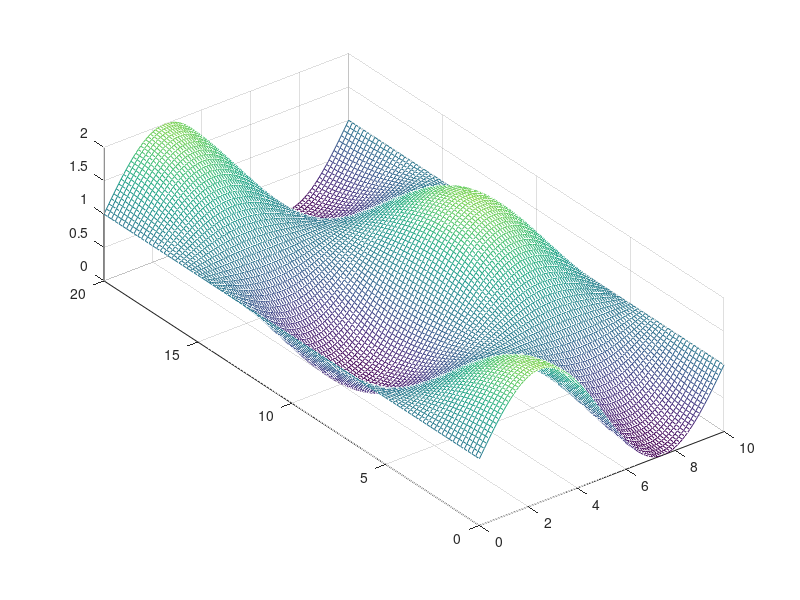

The MATLAB source for this figure: (Note: this script raises an error after producing the figure.)
clc
clear
close all

printfigure = 1;

Length_x = 10;  
Length_y = 20;  
Time = 5;
step_length_x = 0.1;
step_length_y = 0.2;
step_time = 0.1;
x = 0 : step_length_x : Length_x;
y = 0 : step_length_y : Length_y;
t = 0 : step_time : Time;
N_length_x = length(x);
N_length_y = length(y);
N_time = length(t);

k = 0.1;  % Waermeleitfaehigkeit in cm^2/s
a = 0.1;

N = 10;  % Grad
lambda = 0 : pi / Length_x : N * pi / Length_x;
sigma = 0 : pi / Length_y : N * pi / Length_y;

f = zeros(N_time, N_length_x, N_length_y);  % Temperaturmatrix
for i = 1 : N_length_x
    for j = 1 : N_length_y
        f(1,i,j) = sin(x(i) / Length_x * 2 * pi) * cos(y(j) / Length_y * 2 * pi) + 1;
    end
end

[Y,X] = meshgrid(y,x);
mesh(X,Y,squeeze(f(1,:,:)));
caxis([0 2.5])
pbaspect([1 Length_y/Length_x 0.5])
setmesh('Anfangsbedingung','$x$','$y$','$f$','T_2D_inhomo_modal_inital_condition',printfigure)

phi = zeros(N + 1, N_length_x);  % Eigenfunktionen
psi = zeros(N + 1, N_length_y);  % Eigenfunktionen
T = zeros(N + 1, N + 1, N_time);  % Gewichtung

phi(1,:) = sqrt(1 / Length_x);
for i = 2 : N + 1
    for n = 1 : N_length_x
        phi(i, n) = sqrt(2 / Length_x) * cos(lambda(i) * x(n));
    end
end
psi(1,:) = sqrt(1 / Length_y);
for i = 2 : N + 1
    for n = 1 : N_length_y
        psi(i, n) = sqrt(2 / Length_y) * cos(sigma(i) * y(n));
    end
end

figure
for i = 1 : N + 1
    plot(x,phi(i,:))
    hold on
end
txt = ['$G = ',num2str(N),'$'];
TEXT = text(8,0.4,txt,'FontSize',30);
set(TEXT,'Interpreter','latex')
setplt('Eigenfunktionen $\varphi$','$x$','$value$','T_2D_inhomo_modal_Eigenfunctions_phi',printfigure)

figure
for i = 1 : N + 1
    plot(y,psi(i,:))
    hold on
end
txt = ['$G = ',num2str(N),'$'];
TEXT = text(16,0.3,txt,'FontSize',30);
set(TEXT,'Interpreter','latex')
setplt('Eigenfunktionen $\psi$','$y$','$value$','T_2D_inhomo_modal_Eigenfunctions_psi',printfigure)

for i = 1 : N + 1
    for j = 1 : N + 1
        T(i, j, 1) = 0;
        for n = 1 : N_length_x
            for m = 1 : N_length_y
                T(i, j, 1) = T(i, j, 1) + f(1,n,m) * phi(i, n) * psi(j, m) * step_length_x * step_length_y;
            end
        end
    end
end

for i = 1 : N + 1
    for j = 1 : N + 1
        for n = 2 : N_time
            T(i, j, n) = (1 - step_time * k * (lambda(i)^2 + sigma(j)^2) - a * step_time)^(n - 1) * T(i, j, 1);
        end
    end
end

f = zeros(N_time, N_length_x, N_length_y);  % Temperaturmatrix
for n = 1 : N_time
    for i = 1 : N + 1
        for j = 1 : N + 1
            for x_direction = 1 : N_length_x
                for y_direction = 1 : N_length_y
                    f(n,x_direction,y_direction) = f(n,x_direction,y_direction) + T(i,j,n) * phi(i,x_direction) * psi(j,y_direction);
                end
            end
        end
    end
end

figure
for n = 1 : 1 : N_time
    mesh(X,Y,squeeze(f(n,:,:)))
    zlim([0 2.5])
    caxis([0 2.5])
    pbaspect([1 Length_y/Length_x 0.5])
    setmesh('Temperaturverteilung','$x$','$y$','$f$','T_2D_inhomo_modal_1',0)
    set(gcf,'outerposition',get(0,'screensize'));
    txt = ['$t = ',num2str(t(n)),'$'];
    TEXT = text(8,0,0.5,txt,'FontSize',60);
    set(TEXT,'Interpreter','latex')
    txt = ['$G = ',num2str(N),'$'];
    TEXT = text(8,0,1.8,txt,'FontSize',60);
    set(TEXT,'Interpreter','latex')
    drawnow
    frame=getframe(gcf);
    imind=frame2im(frame);
    [imind,cm] = rgb2ind(imind,256);
    if printfigure == 1
        if n==1
             imwrite(imind,cm,'T_2D_inhomo_modal_1.gif','gif', 'Loopcount',inf,'DelayTime',1e-6);
        else
             imwrite(imind,cm,'T_2D_inhomo_modal_1.gif','gif','WriteMode','append','DelayTime',1e-6);
        end
    end
end

figure
for n = 1 : 6
    a = round((N_time - 1) / 5 * (n - 1)) + 1;
    mesh(X,Y,squeeze(f(a,:,:)))
    zlim([0 2.5])
    caxis([0 2.5])
    pbaspect([1 Length_y/Length_x 0.5])
    set(gcf,'outerposition',get(0,'screensize'));
    txt = ['$t = ',num2str(t(a)),'$'];
    TEXT = text(8,0,0.5,txt,'FontSize',60);
    set(TEXT,'Interpreter','latex')
    txt = ['$G = ',num2str(N),'$'];
    TEXT = text(8,0,1.8,txt,'FontSize',60);
    set(TEXT,'Interpreter','latex')
    drawnow
    name = ['T_2D_inhomo_modal_1_shot_',num2str(n)];
    setmesh('','$x$','$y$','$f$',name,printfigure)
end

close all
